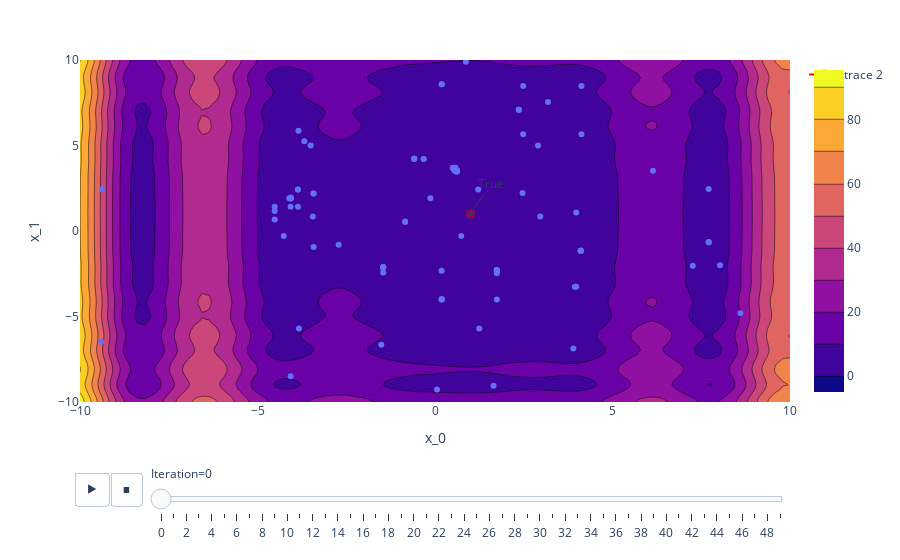

Notebook source saved alongside this figure:
### Code cell
fig = px.scatter(
    df_posiciones,
    x       = "x_0",
    y       = "x_1",
    range_x = [lower_limits[0], upper_limits[0]],
    range_y = [lower_limits[1], upper_limits[1]],
    animation_frame = "Iteration",
    size_max = 0.05
)

fig.add_traces(go.Contour(x = x, y = y, z = Z))
# Add the point
# Add the point
fig.add_trace(go.Scatter(
    x=[real_min[0]],
    y=[real_min[1]],
    marker=dict(
        color='red',
        size=10,
        opacity=0.4,
    ),
    text='True',
))
fig.update_layout(
    annotations=[
        dict(
            x=real_min[0],
            y=real_min[1],
            xref="x",
            yref="y",
            text="True",
            showarrow=True,
            arrowhead=7,
            ax=20,
            ay=-30,
        )
    ]
)
fig.show()

### Figure 1 — Plotly figure (JSON) as saved in the notebook; plotly's stock layout.template omitted (floating-point values rounded to 4 significant figures; data arrays with more than 128 entries replaced by an {"elided": "..."} marker saying what was removed)
{"data": [{"hovertemplate": "Iteration=0<br>x_0=%{x}<br>x_1=%{y}<extra></extra>", "legendgroup": "", "marker": {"color": "#636efa", "symbol": "circle"}, "mode": "markers", "name": "", "orientation": "v", "showlegend": false, "type": "scatter", "x": [0.6187, 7.26, 0.05576, 4.125, 4.105, -3.861, -4.516, 1.741, 4.105, -4.515, -4.067, -3.42, 7.71, 0.6187, 7.711, 0.5019, -1.461, -4.066, -3.42, -2.714, -1.456, 2.36, -0.8406, 0.6187, 1.741, -0.8406, 0.1864, -0.5849, 2.902, 2.483, 3.184, -4.066, 2.36, 3.898, 0.6187, 2.966, -3.504, 0.739, -1.513, 1.649, -1.461, 1.741, 4.105, 7.711, -4.261, -3.861, -4.105, 2.483, 4.126, 0.1864, -3.44, -4.066, 0.6187, -4.066, -4.066, 3.978, -9.404, 0.1864, 0.1918, -3.845, 2.467, -3.861, 4.105, -4.066, -0.1293, 1.742, 0.1862, -1.461, 0.8711, -0.3187, 0.6187, -3.68, -0.3187, 0.1918, -1.461, 0.5801, 8.029, -9.382, 6.14, 1.741, 1.741, 0.5019, 0.6187, 2.36, -4.516, -0.5849, 0.6187, -3.833, 1.217, 3.977, 0.5504, -4.066, -0.5849, 7.711, -3.42, 1.246, 8.601, 0.5884, 3.939, -4.066], "xaxis": "x", "y": [3.522, -2.036, -9.275, 8.482, -1.153, 1.418, 1.173, -2.475, -1.153, 0.6706, 1.417, -0.9311, 2.462, 3.522, -0.6632, 3.698, -2.122, 1.92, 2.194, -0.8012, -2.122, 7.096, 0.5486, 3.463, -2.259, 0.5242, -3.982, 4.228, 4.993, 5.655, 7.545, 1.92, 7.096, -6.871, 3.522, 0.8483, 4.993, -0.2927, -6.651, -9.048, -2.434, -2.319, -1.153, -0.6632, -0.2927, 2.423, 1.92, 8.482, 5.655, -4.006, 0.8484, 1.96, 3.483, 1.92, 1.92, 1.079, -6.478, 8.582, -4.01, 5.861, 2.218, 2.423, -1.153, -8.495, 1.921, -4.006, -2.319, -2.122, 9.902, 4.214, 3.522, 5.246, 4.214, 8.578, -2.122, 3.698, -2.009, 2.443, 3.522, -2.319, -2.319, 3.678, 3.542, 7.096, 1.418, 4.228, 3.522, -5.695, 2.422, -3.266, 3.522, 1.92, 4.228, -0.6632, 2.194, -5.696, -4.811, 3.522, -3.266, 1.92], "yaxis": "y"}, {"type": "contour", "x": [-10, -9.798, -9.596, -9.394, -9.192, -8.99, -8.788, -8.586, -8.384, -8.182, -7.98, -7.778, -7.576, -7.374, -7.172, -6.97, -6.768, -6.566, -6.364, -6.162, -5.96, -5.758, -5.556, -5.354, -5.152, -4.949, -4.747, -4.545, -4.343, -4.141, -3.939, -3.737, -3.535, -3.333, -3.131, -2.929, -2.727, -2.525, -2.323, -2.121, -1.919, -1.717, -1.515, -1.313, -1.111, -0.9091, -0.7071, -0.5051, -0.303, -0.101, 0.101, 0.303, 0.5051, 0.7071, 0.9091, 1.111, 1.313, 1.515, 1.717, 1.919, 2.121, 2.323, 2.525, 2.727, 2.929, 3.131, 3.333, 3.535, 3.737, 3.939, 4.141, 4.343, 4.545, 4.747, 4.949, 5.152, 5.354, 5.556, 5.758, 5.96, 6.162, 6.364, 6.566, 6.768, 6.97, 7.172, 7.374, 7.576, 7.778, 7.98, 8.182, 8.384, 8.586, 8.788, 8.99, 9.192, 9.394, 9.596, 9.798, 10], "y": [-10, -9.798, -9.596, -9.394, -9.192, -8.99, -8.788, -8.586, -8.384, -8.182, -7.98, -7.778, -7.576, -7.374, -7.172, -6.97, -6.768, -6.566, -6.364, -6.162, -5.96, -5.758, -5.556, -5.354, -5.152, -4.949, -4.747, -4.545, -4.343, -4.141, -3.939, -3.737, -3.535, -3.333, -3.131, -2.929, -2.727, -2.525, -2.323, -2.121, -1.919, -1.717, -1.515, -1.313, -1.111, -0.9091, -0.7071, -0.5051, -0.303, -0.101, 0.101, 0.303, 0.5051, 0.7071, 0.9091, 1.111, 1.313, 1.515, 1.717, 1.919, 2.121, 2.323, 2.525, 2.727, 2.929, 3.131, 3.333, 3.535, 3.737, 3.939, 4.141, 4.343, 4.545, 4.747, 4.949, 5.152, 5.354, 5.556, 5.758, 5.96, 6.162, 6.364, 6.566, 6.768, 6.97, 7.172, 7.374, 7.576, 7.778, 7.98, 8.182, 8.384, 8.586, 8.788, 8.99, 9.192, 9.394, 9.596, 9.798, 10], "z": {"elided": "100x100 float values"}}, {"marker": {"color": "red", "opacity": 0.4, "size": 10}, "text": "True", "type": "scatter", "x": [1], "y": [1]}], "layout": {"annotations": [{"arrowhead": 7, "ax": 20, "ay": -30, "showarrow": true, "text": "True", "x": 1, "xref": "x", "y": 1, "yref": "y"}], "legend": {"tracegroupgap": 0}, "margin": {"t": 60}, "sliders": [{"active": 0, "currentvalue": {"prefix": "Iteration="}, "len": 0.9, "pad": {"b": 10, "t": 60}, "steps": [{"args": [["0"], {"frame": {"duration": 0, "redraw": false}, "fromcurrent": true, "mode": "immediate", "transition": {"duration": 0, "easing": "linear"}}], "label": "0", "method": "animate"}, {"args": [["1"], {"frame": {"duration": 0, "redraw": false}, "fromcurrent": true, "mode": "immediate", "transition": {"duration": 0, "easing": "linear"}}], "label": "1", "method": "animate"}, {"args": [["2"], {"frame": {"duration": 0, "redraw": false}, "fromcurrent": true, "mode": "immediate", "transition": {"duration": 0, "easing": "linear"}}], "label": "2", "method": "animate"}, {"args": [["3"], {"frame": {"duration": 0, "redraw": false}, "fromcurrent": true, "mode": "immediate", "transition": {"duration": 0, "easing": "linear"}}], "label": "3", "method": "animate"}, {"args": [["4"], {"frame": {"duration": 0, "redraw": false}, "fromcurrent": true, "mode": "immediate", "transition": {"duration": 0, "easing": "linear"}}], "label": "4", "method": "animate"}, {"args": [["5"], {"frame": {"duration": 0, "redraw": false}, "fromcurrent": true, "mode": "immediate", "transition": {"duration": 0, "easing": "linear"}}], "label": "5", "method": "animate"}, {"args": [["6"], {"frame": {"duration": 0, "redraw": false}, "fromcurrent": true, "mode": "immediate", "transition": {"duration": 0, "easing": "linear"}}], "label": "6", "method": "animate"}, {"args": [["7"], {"frame": {"duration": 0, "redraw": false}, "fromcurrent": true, "mode": "immediate", "transition": {"duration": 0, "easing": "linear"}}], "label": "7", "method": "animate"}, {"args": [["8"], {"frame": {"duration": 0, "redraw": false}, "fromcurrent": true, "mode": "immediate", "transition": {"duration": 0, "easing": "linear"}}], "label": "8", "method": "animate"}, {"args": [["9"], {"frame": {"duration": 0, "redraw": false}, "fromcurrent": true, "mode": "immediate", "transition": {"duration": 0, "easing": "linear"}}], "label": "9", "method": "animate"}, {"args": [["10"], {"frame": {"duration": 0, "redraw": false}, "fromcurrent": true, "mode": "immediate", "transition": {"duration": 0, "easing": "linear"}}], "label": "10", "method": "animate"}, {"args": [["11"], {"frame": {"duration": 0, "redraw": false}, "fromcurrent": true, "mode": "immediate", "transition": {"duration": 0, "easing": "linear"}}], "label": "11", "method": "animate"}, {"args": [["12"], {"frame": {"duration": 0, "redraw": false}, "fromcurrent": true, "mode": "immediate", "transition": {"duration": 0, "easing": "linear"}}], "label": "12", "method": "animate"}, {"args": [["13"], {"frame": {"duration": 0, "redraw": false}, "fromcurrent": true, "mode": "immediate", "transition": {"duration": 0, "easing": "linear"}}], "label": "13", "method": "animate"}, {"args": [["14"], {"frame": {"duration": 0, "redraw": false}, "fromcurrent": true, "mode": "immediate", "transition": {"duration": 0, "easing": "linear"}}], "label": "14", "method": "animate"}, {"args": [["15"], {"frame": {"duration": 0, "redraw": false}, "fromcurrent": true, "mode": "immediate", "transition": {"duration": 0, "easing": "linear"}}], "label": "15", "method": "animate"}, {"args": [["16"], {"frame": {"duration": 0, "redraw": false}, "fromcurrent": true, "mode": "immediate", "transition": {"duration": 0, "easing": "linear"}}], "label": "16", "method": "animate"}, {"args": [["17"], {"frame": {"duration": 0, "redraw": false}, "fromcurrent": true, "mode": "immediate", "transition": {"duration": 0, "easing": "linear"}}], "label": "17", "method": "animate"}, {"args": [["18"], {"frame": {"duration": 0, "redraw": false}, "fromcurrent": true, "mode": "immediate", "transition": {"duration": 0, "easing": "linear"}}], "label": "18", "method": "animate"}, {"args": [["19"], {"frame": {"duration": 0, "redraw": false}, "fromcurrent": true, "mode": "immediate", "transition": {"duration": 0, "easing": "linear"}}], "label": "19", "method": "animate"}, {"args": [["20"], {"frame": {"duration": 0, "redraw": false}, "fromcurrent": true, "mode": "immediate", "transition": {"duration": 0, "easing": "linear"}}], "label": "20", "method": "animate"}, {"args": [["21"], {"frame": {"duration": 0, "redraw": false}, "fromcurrent": true, "mode": "immediate", "transition": {"duration": 0, "easing": "linear"}}], "label": "21", "method": "animate"}, {"args": [["22"], {"frame": {"duration": 0, "redraw": false}, "fromcurrent": true, "mode": "immediate", "transition": {"duration": 0, "easing": "linear"}}], "label": "22", "method": "animate"}, {"args": [["23"], {"frame": {"duration": 0, "redraw": false}, "fromcurrent": true, "mode": "immediate", "transition": {"duration": 0, "easing": "linear"}}], "label": "23", "method": "animate"}, {"args": [["24"], {"frame": {"duration": 0, "redraw": false}, "fromcurrent": true, "mode": "immediate", "transition": {"duration": 0, "easing": "linear"}}], "label": "24", "method": "animate"}, {"args": [["25"], {"frame": {"duration": 0, "redraw": false}, "fromcurrent": true, "mode": "immediate", "transition": {"duration": 0, "easing": "linear"}}], "label": "25", "method": "animate"}, {"args": [["26"], {"frame": {"duration": 0, "redraw": false}, "fromcurrent": true, "mode": "immediate", "transition": {"duration": 0, "easing": "linear"}}], "label": "26", "method": "animate"}, {"args": [["27"], {"frame": {"duration": 0, "redraw": false}, "fromcurrent": true, "mode": "immediate", "transition": {"duration": 0, "easing": "linear"}}], "label": "27", "method": "animate"}, {"args": [["28"], {"frame": {"duration": 0, "redraw": false}, "fromcurrent": true, "mode": "immediate", "transition": {"duration": 0, "easing": "linear"}}], "label": "28", "method": "animate"}, {"args": [["29"], {"frame": {"duration": 0, "redraw": false}, "fromcurrent": true, "mode": "immediate", "transition": {"duration": 0, "easing": "linear"}}], "label": "29", "method": "animate"}, {"args": [["30"], {"frame": {"duration": 0, "redraw": false}, "fromcurrent": true, "mode": "immediate", "transition": {"duration": 0, "easing": "linear"}}], "label": "30", "method": "animate"}, {"args": [["31"], {"frame": {"duration": 0, "redraw": false}, "fromcurrent": true, "mode": "immediate", "transition": {"duration": 0, "easing": "linear"}}], "label": "31", "method": "animate"}, {"args": [["32"], {"frame": {"duration": 0, "redraw": false}, "fromcurrent": true, "mode": "immediate", "transition": {"duration": 0, "easing": "linear"}}], "label": "32", "method": "animate"}, {"args": [["33"], {"frame": {"duration": 0, "redraw": false}, "fromcurrent": true, "mode": "immediate", "transition": {"duration": 0, "easing": "linear"}}], "label": "33", "method": "animate"}, {"args": [["34"], {"frame": {"duration": 0, "redraw": false}, "fromcurrent": true, "mode": "immediate", "transition": {"duration": 0, "easing": "linear"}}], "label": "34", "method": "animate"}, {"args": [["35"], {"frame": {"duration": 0, "redraw": false}, "fromcurrent": true, "mode": "immediate", "transition": {"duration": 0, "easing": "linear"}}], "label": "35", "method": "animate"}, {"args": [["36"], {"frame": {"duration": 0, "redraw": false}, "fromcurrent": true, "mode": "immediate", "transition": {"duration": 0, "easing": "linear"}}], "label": "36", "method": "animate"}, {"args": [["37"], {"frame": {"duration": 0, "redraw": false}, "fromcurrent": true, "mode": "immediate", "transition": {"duration": 0, "easing": "linear"}}], "label": "37", "method": "animate"}, {"args": [["38"], {"frame": {"duration": 0, "redraw": false}, "fromcurrent": true, "mode": "immediate", "transition": {"duration": 0, "easing": "linear"}}], "label": "38", "method": "animate"}, {"args": [["39"], {"frame": {"duration": 0, "redraw": false}, "fromcurrent": true, "mode": "immediate", "transition": {"duration": 0, "easing": "linear"}}], "label": "39", "method": "animate"}, {"args": [["40"], {"frame": {"duration": 0, "redraw": false}, "fromcurrent": true, "mode": "immediate", "transition": {"duration": 0, "easing": "linear"}}], "label": "40", "method": "animate"}, {"args": [["41"], {"frame": {"duration": 0, "redraw": false}, "fromcurrent": true, "mode": "immediate", "transition": {"duration": 0, "easing": "linear"}}], "label": "41", "method": "animate"}, {"args": [["42"], {"frame": {"duration": 0, "redraw": false}, "fromcurrent": true, "mode": "immediate", "transition": {"duration": 0, "easing": "linear"}}], "label": "42", "method": "animate"}, {"args": [["43"], {"frame": {"duration": 0, "redraw": false}, "fromcurrent": true, "mode": "immediate", "transition": {"duration": 0, "easing": "linear"}}], "label": "43", "method": "animate"}, {"args": [["44"], {"frame": {"duration": 0, "redraw": false}, "fromcurrent": true, "mode": "immediate", "transition": {"duration": 0, "easing": "linear"}}], "label": "44", "method": "animate"}, {"args": [["45"], {"frame": {"duration": 0, "redraw": false}, "fromcurrent": true, "mode": "immediate", "transition": {"duration": 0, "easing": "linear"}}], "label": "45", "method": "animate"}, {"args": [["46"], {"frame": {"duration": 0, "redraw": false}, "fromcurrent": true, "mode": "immediate", "transition": {"duration": 0, "easing": "linear"}}], "label": "46", "method": "animate"}, {"args": [["47"], {"frame": {"duration": 0, "redraw": false}, "fromcurrent": true, "mode": "immediate", "transition": {"duration": 0, "easing": "linear"}}], "label": "47", "method": "animate"}, {"args": [["48"], {"frame": {"duration": 0, "redraw": false}, "fromcurrent": true, "mode": "immediate", "transition": {"duration": 0, "easing": "linear"}}], "label": "48", "method": "animate"}, {"args": [["49"], {"frame": {"duration": 0, "redraw": false}, "fromcurrent": true, "mode": "immediate", "transition": {"duration": 0, "easing": "linear"}}], "label": "49", "method": "animate"}], "x": 0.1, "xanchor": "left", "y": 0, "yanchor": "top"}], "updatemenus": [{"buttons": [{"args": [null, {"frame": {"duration": 500, "redraw": false}, "fromcurrent": true, "mode": "immediate", "transition": {"duration": 500, "easing": "linear"}}], "label": "&#9654;", "method": "animate"}, {"args": [[null], {"frame": {"duration": 0, "redraw": false}, "fromcurrent": true, "mode": "immediate", "transition": {"duration": 0, "easing": "linear"}}], "label": "&#9724;", "method": "animate"}], "direction": "left", "pad": {"r": 10, "t": 70}, "showactive": false, "type": "buttons", "x": 0.1, "xanchor": "right", "y": 0, "yanchor": "top"}], "xaxis": {"anchor": "y", "domain": [0, 1], "range": [-10, 10], "title": {"text": "x_0"}}, "yaxis": {"anchor": "x", "domain": [0, 1], "range": [-10, 10], "title": {"text": "x_1"}}}}
